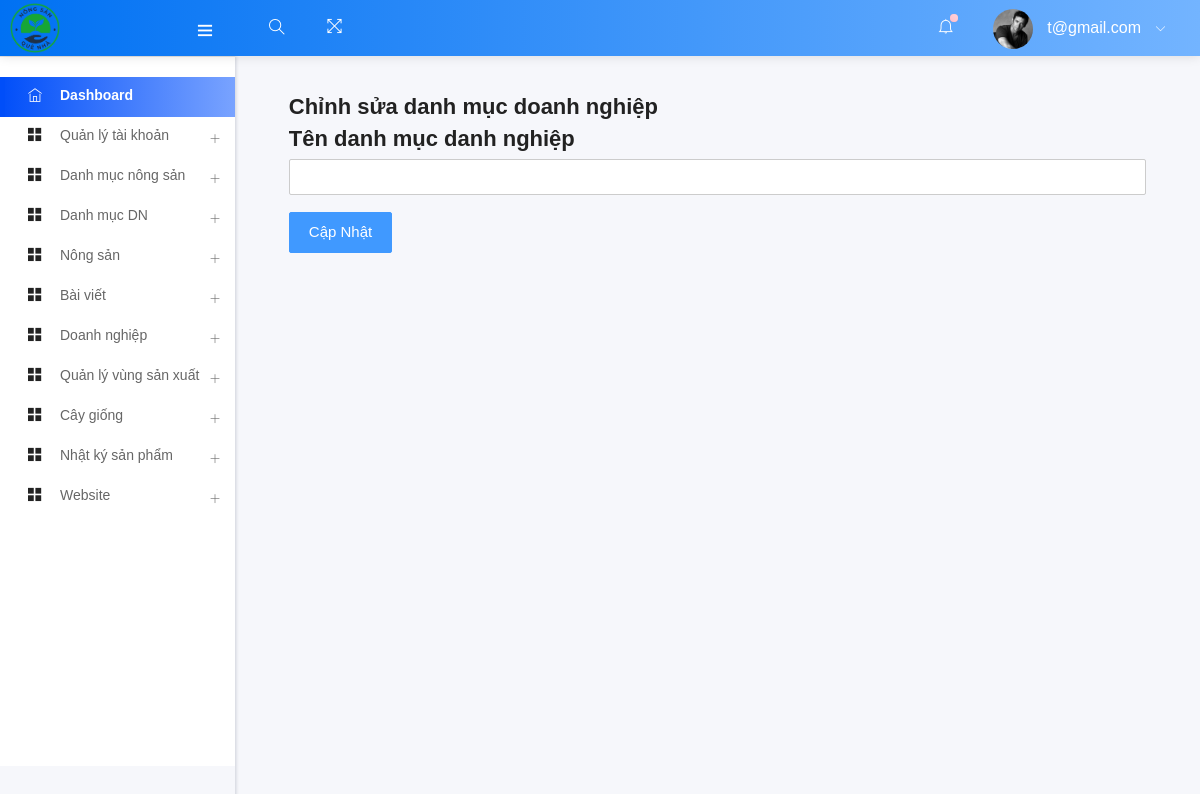
Before: /admin/edit_dm_dn.php?status=dmdnedit&&id=1 (signed in) with the older database file.
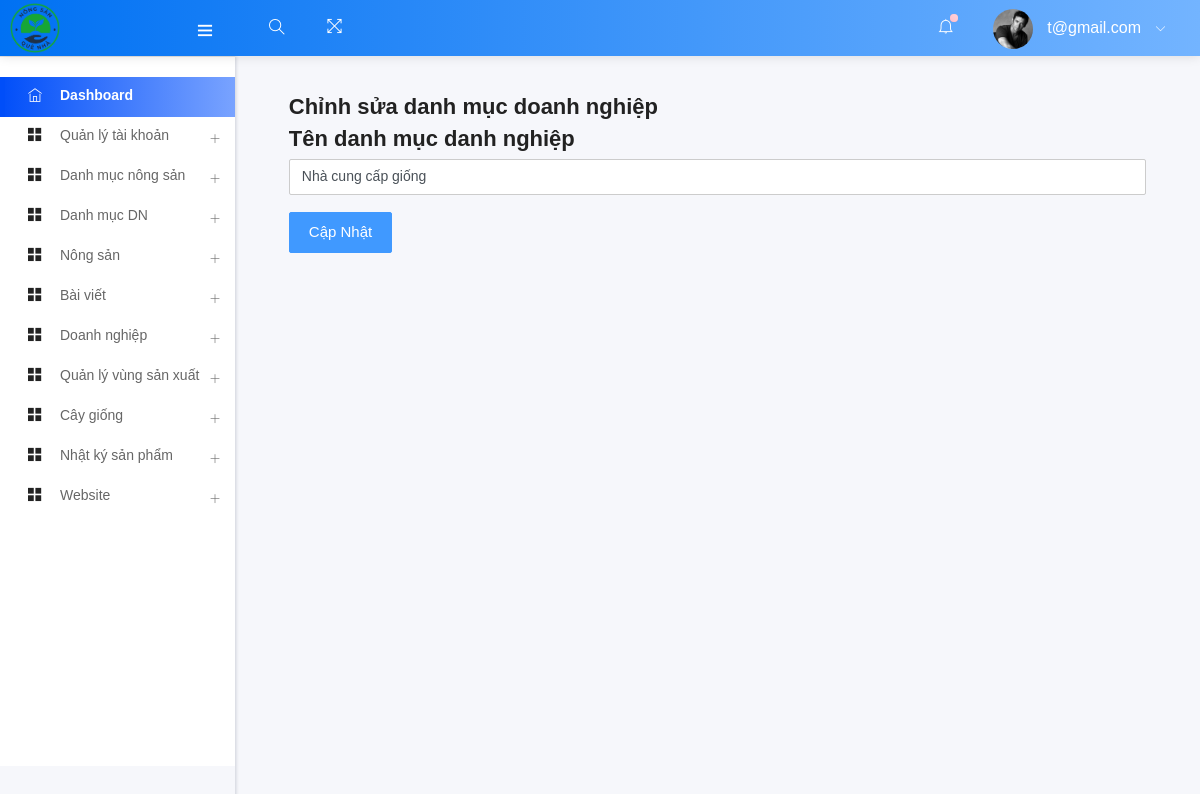
After: the same page with the newer database file.
### tables this page shows
CREATE TABLE `danhmuc_dn` (
  `id_dmdn` int(11) NOT NULL,
  `tendoanhnghiep` varchar(255) NOT NULL
);

### admin/edit_dm_dn.php (called while the page is built, shortened)
<?php
    include ("template.php");
?>

### admin/class/adminback.php (called while the page is built, shortened)
<?php
class  adminback
{
    private $connection;
    function __construct()
    {
        $dbhost = "localhost";
        $dbuser = "tien123";
        $dbpass = "123456";
        $dbname = "nongsanquenha";
        $this->connection = mysqli_connect($dbhost, $dbuser, $dbpass, $dbname);
        mysqli_set_charset($this->connection,'UTF8');
    }
    function show_dmdn_by_id($id_dmdn){
        $query = "SELECT * FROM `danhmuc_dn` WHERE `id_dmdn`='$id_dmdn'";
        if(mysqli_query($this->connection, $query)){
            $result = mysqli_query($this->connection, $query);
            return $result;
        }
    }
}

### admin/views/edit_dm_dn_view.php (the view, shortened to what this page needs)
<?php
    if(isset($_GET['status'])){
        $id_dmdn = $_GET['id'];
        if($_GET['status']=="dmdnedit"){
           $dmdn_info= $obj->show_dmdn_by_id($id_dmdn);
           $dmdn = mysqli_fetch_assoc($dmdn_info);
        }
    }
?>
<div class="container">
    <h4>Chỉnh sửa danh mục doanh nghiệp</h4>
<form action="" method="POST"  enctype="multipart/form-data" class="form" >
    <div class="form-group">
        <h4>Tên danh mục danh nghiệp</h4>
        <input type="text" name="dn_ctg_name" class="form-control" value="<?php echo $dmdn['tendoanhnghiep'] ?>" required>
    </div>
    <div class="form-group">
        <input type="submit" name="update_dmdn" class="btn btn-primary" value="Cập nhật">
    </div>
</form>
</div>

Changed rows visible on the page:
now on this page (row edited): danhmuc_dn: dn_ctg_name "Nhà cung cấp giống"
